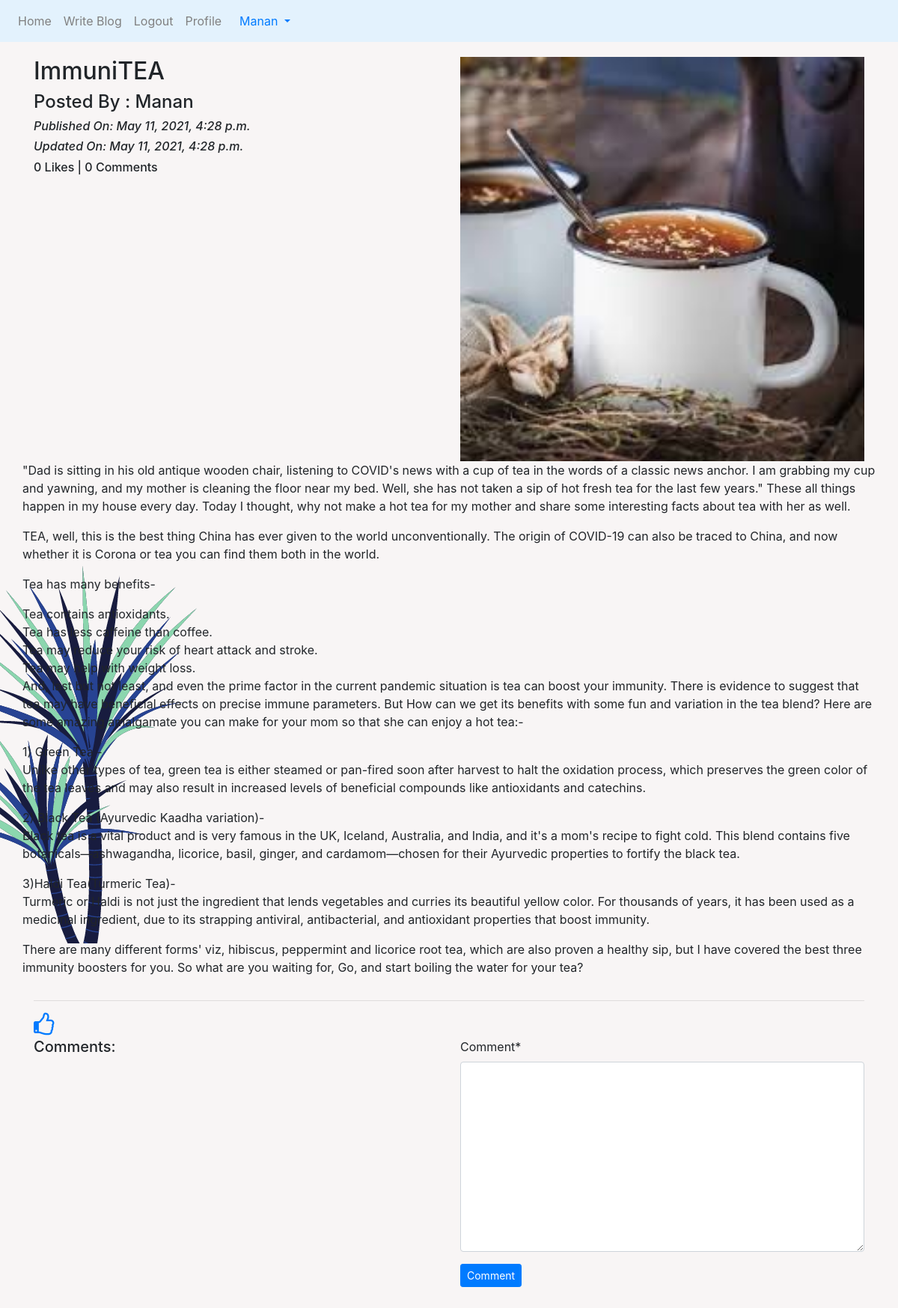
The app's page /blog/details/ImmuniTEA-47b39a01-66da-4da5-96ba-4e2ea6fe1b98 (signed in) with its own data.
### App_Blog/models.py (models this page shows, shortened)
class Blog(models.Model):
    author = models.ForeignKey(User, on_delete=models.CASCADE, related_name='post_author')
    blog_title = models.CharField(max_length=264, verbose_name="Put a Title")
    slug = models.SlugField(max_length=264, unique=True)
    blog_content = models.TextField(verbose_name="What is on your mind?")
    blog_image = models.ImageField(upload_to='blog_images', verbose_name="Blog Image")
    publish_date = models.DateTimeField(auto_now_add=True)
    update_date = models.DateTimeField(auto_now=True)
    class Meta:
        ordering = ['-publish_date']

### App_Blog/views.py (the view, shortened to what this page needs)
# urls.py: path('details/<slug:slug>', views.blog_details, name='blog_details'),
def blog_details(request, slug):
    blog = Blog.objects.get(slug=slug)
    comment_form = CommentForm()
    already_liked = Likes.objects.filter(blog=blog, user=request.user)
    if already_liked:
        liked = True
    else:
        liked = False
    return render(request, 'App_Blog/blog_details.html', context={'blog':blog,'comment_form':comment_form,'liked':liked})

### App_Blog/forms.py
class CommentForm(forms.ModelForm):
    class Meta:
        model = Comment
        fields = ('comment',)

### templates/App_Blog/blog_details.html (shortened to what this page needs)
{% extends 'base.html' %}
{% load crispy_forms_tags %}
{% block body_block %}
<div class="row">
  <div class="col-sm-6">
    <h2>{{ blog.blog_title }}</h2>
    <h4>Posted By : {{ blog.author }}</h4>
    <i><h6>Published On:  {{ blog.publish_date }}</h6></i>
    <i><h6>Updated On:  {{ blog.update_date }}</h6></i>
    <h6>{{ blog.liked_blog.count }} Likes | {{ blog.blog_comment.count }} Comments</h6>
  </div>
  <div class="col-sm-6">
    <img src="/media/{{blog.blog_image}}" width="100%">
  </div>
   {{ blog.blog_content|linebreaks }}
</div>
<hr>
{% if not liked %}
<a href="{% url 'App_Blog:liked_post' pk=blog.pk %}">
<i class="fa fa-thumbs-o-up fa-2x"></i>
</a>
{% else %}
<a href="{% url 'App_Blog:unliked_post' pk=blog.pk %}">
<i class="fa fa-thumbs-o-down fa-2x"></i>
</a>
{% endif %}
 <div class="row">
   <div class="col-sm-6">
     <h5>Comments:</h5>
   </div>
   <div class="col-sm-6">
     <form method="post">
       {{ comment_form|crispy }}
       <button type="submit" class="btn btn-primary btn-sm">Comment</button>
     </form>
   </div>
 </div>
<br><br><br>
{% endblock %}

### templates/base.html (shortened to what this page needs)
{% load static %}
<!doctype html>
<html lang="en">
  <head>
    <link rel="stylesheet" href="https://stackpath.bootstrapcdn.com/bootstrap/4.5.2/css/bootstrap.min.css">
<link rel="stylesheet" href="https://maxcdn.bootstrapcdn.com/font-awesome/4.6.3/css/font-awesome.min.css">
    <link rel="stylesheet" href="{% static 'style.css'%}" type="text/css">
  </head>
  <body>
    <nav class="navbar navbar-expand-sm  navbar-light" style="background-color: #e3f2fd;">
        <ul class="navbar-nav">
          <li class="nav-item active">
            <a class="nav-link" href="{% url 'index' %}" style="color: grey;">Home</a>
          </li>
          {% if user.is_authenticated %}
          <li class="nav-item active">
            <a class="nav-link" href="{% url 'App_Blog:create_blog' %}" style="color: grey;">Write Blog</a>
          </li>
          <li class="nav-item active">
            <a class="nav-link" href="{% url 'App_Login:logout' %}" style="color: grey;">Logout</a>
          </li>
          <li class="nav-item active">
            <a class="nav-link" href="{% url 'App_Login:profile' %}" style="color: grey;">Profile</a>
          </li>
          {% endif %}
        </ul>
       {% if user.is_authenticated %}
        <div class="nav-item dropdown">
          <a class="nav-link dropdown-toggle" href="#" id="navbardrop" data-toggle="dropdown">
            {{ user.username }}
          </a>
      </div>
      {% endif %}
    </nav>
    <div class="container" style="padding-top:20px">
      {% block body_block %}
      {% endblock %}
    </div>
    <br><br><br>
  </body>
</html>

### static/style.css (style rules this page uses)
body { background: white url("images/Untitled design.png"); }

### records on screen
Blog: blog_title "ImmuniTEA", author "Manan", publish_date "May 11, 2021, 4:28 p.m.", update_date "May 11, 2021, 4:28 p.m.", liked_blog.count "0", blog_comment.count "0", blog_image (picture), blog_content "\"Dad is sitting in his old antique wooden chair, listening to COVID's news with a cup of tea in the words of a classic news anchor. I am grabbing my cup and yawning, and my mother is cleaning the floor near my bed. Well, she has not taken a sip of hot fresh tea for the last few years.\" These all things happen in my house every day. Today I thought, why not make a hot tea for my mother and share some interesting facts about tea with her as well. TEA, well, this is the best thing China has ever given to the world unconventionally. The origin of COVID-19 can also be traced to China, and now whether it is Corona or tea you can find them both in the world. Tea has many benefits- Tea contains…"

### other values on screen
{{ user.username }} "Manan"
